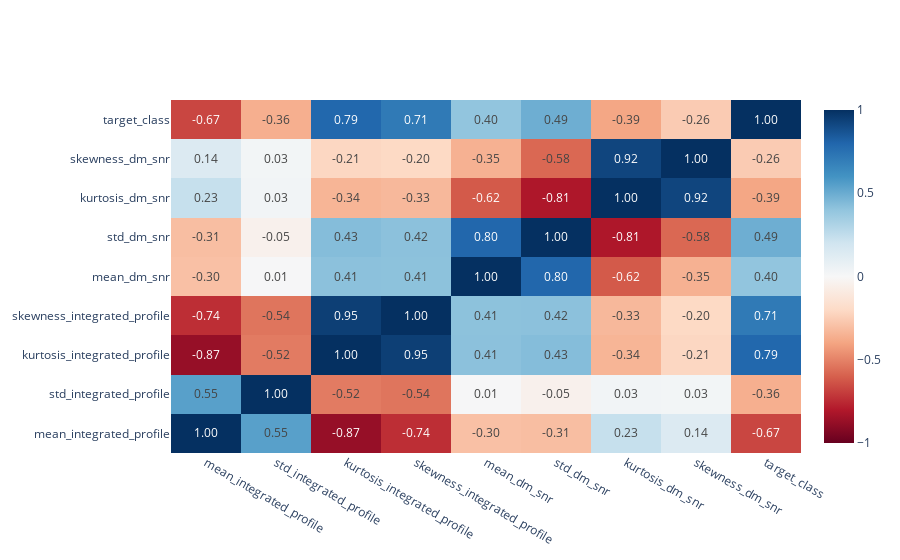

Notebook code for this chart:
### Code cell
fig = go.Figure()
fig.add_trace(
    go.Heatmap(
        x = corr_matrix.columns,
        y = corr_matrix.index,
        z = np.array(corr_matrix),
        text= corr_matrix.values,
        texttemplate= '%{text:.2f}',
        colorscale= px.colors.diverging.RdBu,
        zmin=-1,
        zmax=1
    )
)

fig.show()

### Figure 1 — Plotly figure (JSON) as saved in the notebook; plotly's stock layout.template omitted (floating-point values rounded to 4 significant figures)
{"data": [{"colorscale": [[0, "rgb(103,0,31)"], [0.1, "rgb(178,24,43)"], [0.2, "rgb(214,96,77)"], [0.3, "rgb(244,165,130)"], [0.4, "rgb(253,219,199)"], [0.5, "rgb(247,247,247)"], [0.6, "rgb(209,229,240)"], [0.7, "rgb(146,197,222)"], [0.8, "rgb(67,147,195)"], [0.9, "rgb(33,102,172)"], [1, "rgb(5,48,97)"]], "text": [[1.0, 0.5471, -0.8739, -0.7388, -0.2988, -0.307, 0.2343, 0.144, -0.6732], [0.5471, 1.0, -0.5214, -0.5398, 0.006869, -0.04763, 0.02943, 0.02769, -0.3637], [-0.8739, -0.5214, 1.0, 0.9457, 0.4144, 0.4329, -0.3412, -0.2145, 0.7916], [-0.7388, -0.5398, 0.9457, 1.0, 0.4121, 0.4151, -0.3288, -0.2048, 0.7095], [-0.2988, 0.006869, 0.4144, 0.4121, 1.0, 0.7966, -0.616, -0.3543, 0.4009], [-0.307, -0.04763, 0.4329, 0.4151, 0.7966, 1.0, -0.8098, -0.5758, 0.4915], [0.2343, 0.02943, -0.3412, -0.3288, -0.616, -0.8098, 1.0, 0.9237, -0.3908], [0.144, 0.02769, -0.2145, -0.2048, -0.3543, -0.5758, 0.9237, 1.0, -0.2591], [-0.6732, -0.3637, 0.7916, 0.7095, 0.4009, 0.4915, -0.3908, -0.2591, 1.0]], "texttemplate": "%{text:.2f}", "type": "heatmap", "x": ["mean_integrated_profile", "std_integrated_profile", "kurtosis_integrated_profile", "skewness_integrated_profile", "mean_dm_snr", "std_dm_snr", "kurtosis_dm_snr", "skewness_dm_snr", "target_class"], "y": ["mean_integrated_profile", "std_integrated_profile", "kurtosis_integrated_profile", "skewness_integrated_profile", "mean_dm_snr", "std_dm_snr", "kurtosis_dm_snr", "skewness_dm_snr", "target_class"], "z": [[1.0, 0.5471, -0.8739, -0.7388, -0.2988, -0.307, 0.2343, 0.144, -0.6732], [0.5471, 1.0, -0.5214, -0.5398, 0.006869, -0.04763, 0.02943, 0.02769, -0.3637], [-0.8739, -0.5214, 1.0, 0.9457, 0.4144, 0.4329, -0.3412, -0.2145, 0.7916], [-0.7388, -0.5398, 0.9457, 1.0, 0.4121, 0.4151, -0.3288, -0.2048, 0.7095], [-0.2988, 0.006869, 0.4144, 0.4121, 1.0, 0.7966, -0.616, -0.3543, 0.4009], [-0.307, -0.04763, 0.4329, 0.4151, 0.7966, 1.0, -0.8098, -0.5758, 0.4915], [0.2343, 0.02943, -0.3412, -0.3288, -0.616, -0.8098, 1.0, 0.9237, -0.3908], [0.144, 0.02769, -0.2145, -0.2048, -0.3543, -0.5758, 0.9237, 1.0, -0.2591], [-0.6732, -0.3637, 0.7916, 0.7095, 0.4009, 0.4915, -0.3908, -0.2591, 1.0]], "zmax": 1, "zmin": -1}], "layout": {}}
